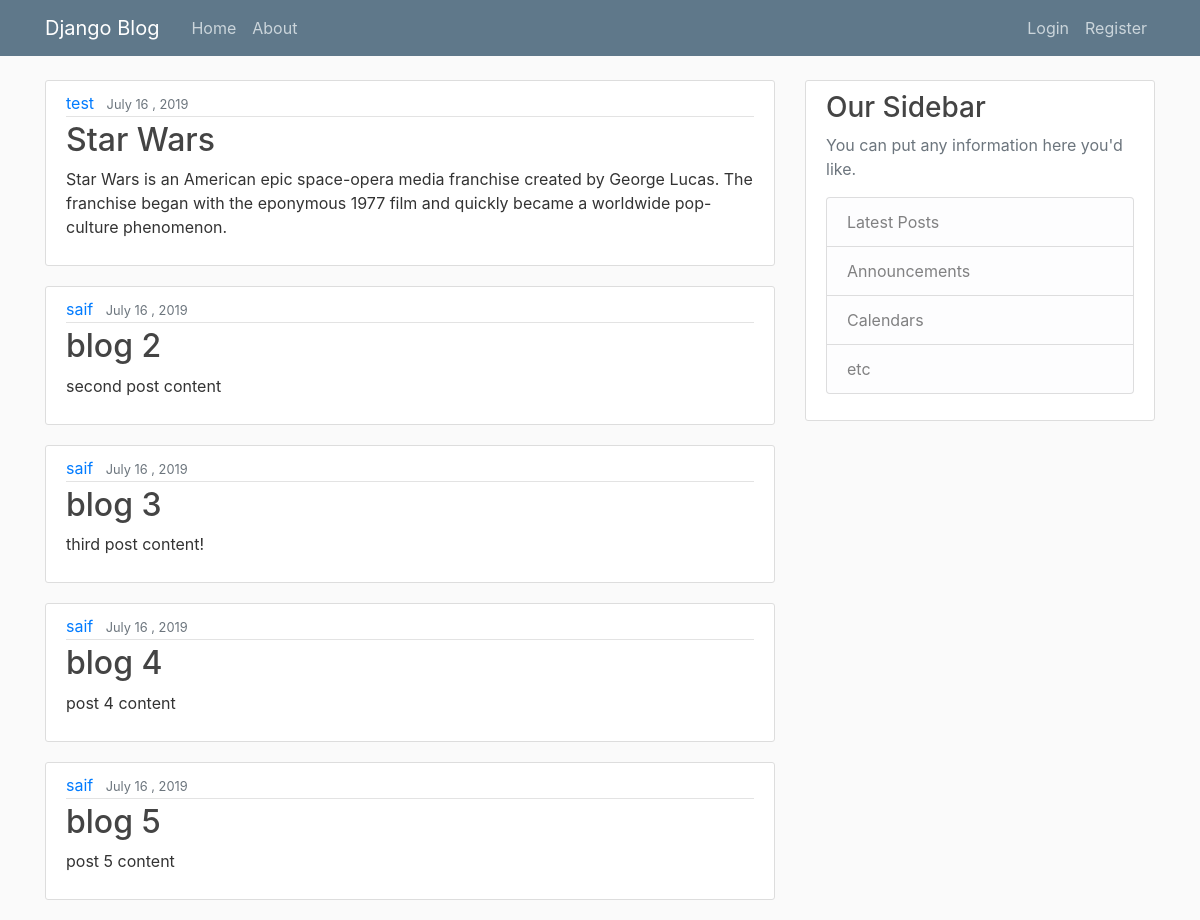
The page / on the database its author committed.
### slog/models.py (models this page shows, shortened)
class Post(models.Model):
    title = models.CharField(max_length=100)
    content = models.TextField()
    date_posted = models.DateTimeField(default=timezone.now) #auto_now_add: add the currrent to the post
    author = models.ForeignKey(User, on_delete=models.CASCADE)

### slog/views.py (the view)
# urls.py: path('', views.home, name='slog-home'),
def home(request):
	context = {
		'posts' : Post.objects.all()
	}
	return render(request, 'slog/home.html',context)

### slog/templates/slog/home.html
{% extends 'slog/base.html' %}
{% block content %}
	{% for post in posts %}
		<article class="media content-section">
			<div class="media-body">
				<div class="article-metadata">
					<a class="mr-2" href="#">{{ post.author }}</a>
					<small class="text-muted">{{ post.date_posted|date:"F d , Y" }}</small>
				</div>
				<h2><a class="article-title" href="#">{{ post.title }}</a></h2>
				<p class="article-content">{{ post.content }}</p>
			</div>
		</article>
	{% endfor %}
{% endblock content %}

### slog/templates/slog/base.html (shortened to what this page needs)
{% load static %}
<!DOCTYPE html>
<html lang="en">
	<head>
		<link rel="stylesheet" href="https://maxcdn.bootstrapcdn.com/bootstrap/4.0.0/css/bootstrap.min.css">
		<link rel="stylesheet" type="text/css" href="{% static 'slog/main.css' %}">
	</head>
	<body>
		<header class="site-header">
			<nav class="navbar navbar-expand-md navbar-dark bg-steel fixed-top">
				<div class="container">
					<a class="navbar-brand mr-4" href="{% url 'slog-home' %}">Django Blog</a>
					<div class="collapse navbar-collapse" id="navbarToggle">
						<div class="navbar-nav mr-auto">
							<a class="nav-item nav-link" href="{% url 'slog-home' %}">Home</a>
							<a class="nav-item nav-link" href="{% url 'slog-about' %}">About</a>
						</div>
						<div class="navbar-nav">
							<a class="nav-item nav-link" href="#">Login</a>
							<a class="nav-item nav-link" href="{% url 'register' %}">Register</a>
						</div>
					</div>
				</div>
			</nav>
		</header>
		<main role="main" class="container">
			<div class="row">
				<div class="col-md-8">
					{% block content %}{% endblock %}
				</div>
				<div class="col-md-4">
					<div class="content-section">
						<h3>Our Sidebar</h3>
						<p class='text-muted'>You can put any information here you'd like.
							<ul class="list-group">
								<li class="list-group-item list-group-item-light">Latest Posts</li>
								<li class="list-group-item list-group-item-light">Announcements</li>
								<li class="list-group-item list-group-item-light">Calendars</li>
								<li class="list-group-item list-group-item-light">etc</li>
							</ul>
						</p>
					</div>
				</div>
			</div>
		</main>
	</body>
</html>

### slog/static/slog/main.css (style rules this page uses)
body { background: #fafafa; color: #333333; margin-top: 5rem; }
h1, h2, h3, h4, h5, h6 { color: #444444; }
ul { margin: 0; }
.bg-steel { background-color: #5f788a; }
.site-header .navbar-nav .nav-link { color: #cbd5db; }
.content-section { background: #ffffff; padding: 10px 20px; border: 1px solid #dddddd; border-radius: 3px; margin-bottom: 20px; }
.article-title { color: #444444; }
.article-content { white-space: pre-line; }
.article-metadata { padding-bottom: 1px; margin-bottom: 4px; border-bottom: 1px solid #e3e3e3 }

### rows shown on the page
Post: author "test", date_posted "July 16 , 2019", title "Star Wars", content "Star Wars is an American epic space-opera media franchise created by George Lucas. The franchise began with the eponymous 1977 film and quickly became a worldwide pop-culture phenomenon."
Post: author "saif", date_posted "July 16 , 2019", title "blog 2", content "second post content"
Post: author "saif", date_posted "July 16 , 2019", title "blog 3", content "third post content!"
Post: author "saif", date_posted "July 16 , 2019", title "blog 4", content "post 4 content"
Post: author "saif", date_posted "July 16 , 2019", title "blog 5", content "post 5 content"
